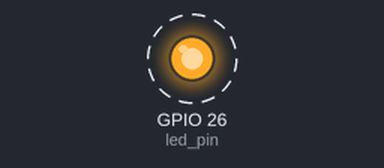
This program was run on a simulated Raspberry Pi (BCM pin numbers). Shown: output pins drawn as LEDs (lit = HIGH). Dashed ring = blinking.

Above: at 0.5 s.
Timing chart, 0 to 4.6 s (numbered marks = the images above):
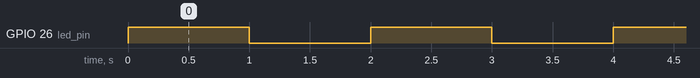

The program:

led.py
```python
# -*- coding: utf-8 -*-
#GPIOを制御するライブラリ
import wiringpi
#タイマーのライブラリ
import time

# LEDを繋いだGPIOの端子番号
led_pin = 26 # 3番端子

# GPIO初期化
wiringpi.wiringPiSetupGpio()
# GPIOを出力モード（1）に設定
wiringpi.pinMode( led_pin, 1 )

# whileの無限ループ
while True:
# GPIOを3.3VにしてLEDを点灯
    wiringpi.digitalWrite( led_pin, 1 )
    # 1秒待ち
    time.sleep(1)
    # GPIOを0VにしてLEDを消灯
    wiringpi.digitalWrite( led_pin, 0 )
    # 1秒待ち
    time.sleep(1)
```

Measured:
- by itself, GPIO 26 (led_pin): alternates HIGH for 1.0 s and LOW for 1.0 s
